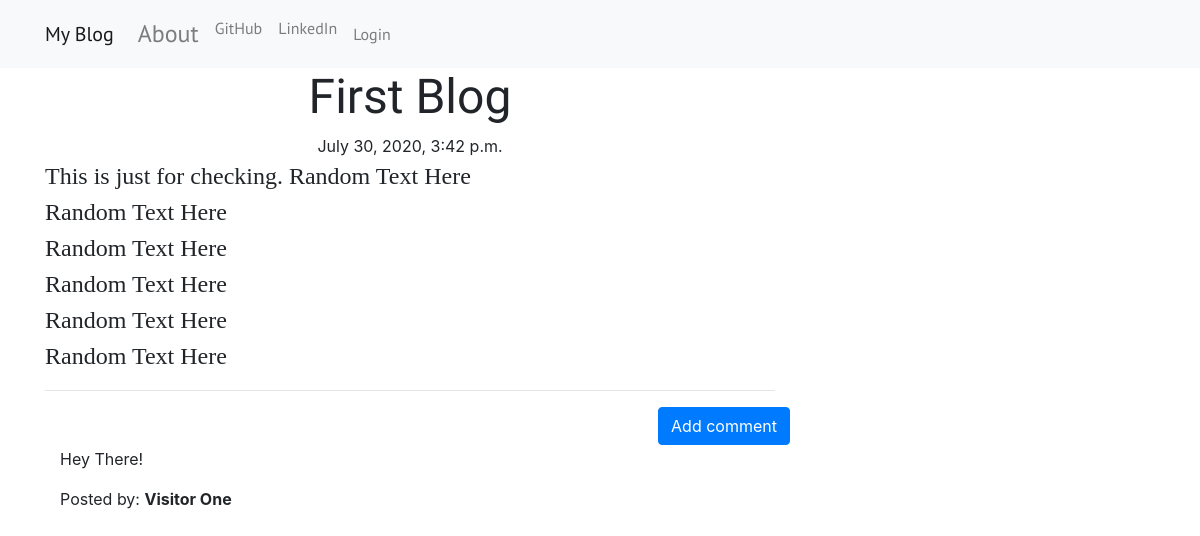
/post/10, run on the app's committed database.
### blog/models.py (models this page shows, shortened)
class Post(models.Model):
    author = models.ForeignKey('auth.User',on_delete=models.CASCADE)
    title = models.CharField(max_length=200)
    text = models.TextField()
    create_date = models.DateTimeField(default=timezone.now)
    published_date = models.DateTimeField(blank=True,null=True)

class Comment(models.Model):
    post = models.ForeignKey('blog.Post', related_name='comment', on_delete=models.CASCADE)
    author = models.CharField(max_length=200)
    text = models.TextField()
    create_date = models.DateTimeField(default=timezone.now)
    approved_comment = models.BooleanField(default=False)

### blog/views.py (the view)
# urls.py: path('post/<pk>',views.PostDetailView.as_view(),name='post_detail'),
class PostDetailView(DetailView):
    model = Post

### blog/templates/blog/post_detail.html (shortened to what this page needs)
{% extends 'blog/base.html' %}
{% block cotent %}
  <h1 class='posttitle loader'>{{ post.title }}</h1>
  {% if post.published_date %}
      <div class="date postdate">
          {{ post.published_date }}
        </div>
  {% else %}
    <a class="btn btn-outline-dark" href="{% url 'post_publish' pk=post.pk %}">Publish</a>
  {% endif %}
  <p class='postcontent' >{{ post.text|safe|linebreaksbr }}</p>
  <hr>
  <a class="btn btn-primary btn-comment" href="{% url 'add_comment_to_post' pk=post.pk %}">Add comment</a>
  <div class="container">
  {% for comment in post.comment.all %}
    <br>
    {% if user.is_authenticated or comment.approved_comment %}
      <p>{{ comment.text|safe|linebreaks }}</p>
      <p>Posted by: <strong>{{ comment.author }}</strong></p>
      {% endif %}
  {% empty %}
      <p>No comments posted.</p>
  {% endfor %}
</div>
{% endblock %}

### blog/static/css/blog.css (style rules this page uses)
.postdate { text-align: center; }
.postcontent { font-family: 'PT Sans, sans-serif'; font-size: 1.5em; }
.posttitle { font-family: 'Shadows Into Light', cursive; font-size: 3em; text-align: center; }
.btn-comment { position: absolute; right: 0px; }
.loader { filter:hue-rotate(0deg); color: linear-gradient(45deg,#0f8,#08f); animation:hue 5000ms infinite linear; }

### data on the page
Post: title "First Blog", published_date "July 30, 2020, 3:42 p.m.", text "This is just for checking. Random Text Here Random Text Here Random Text Here Random Text Here Random Text Here Random Text Here"
Comment: text "Hey There!", author "Visitor One"
